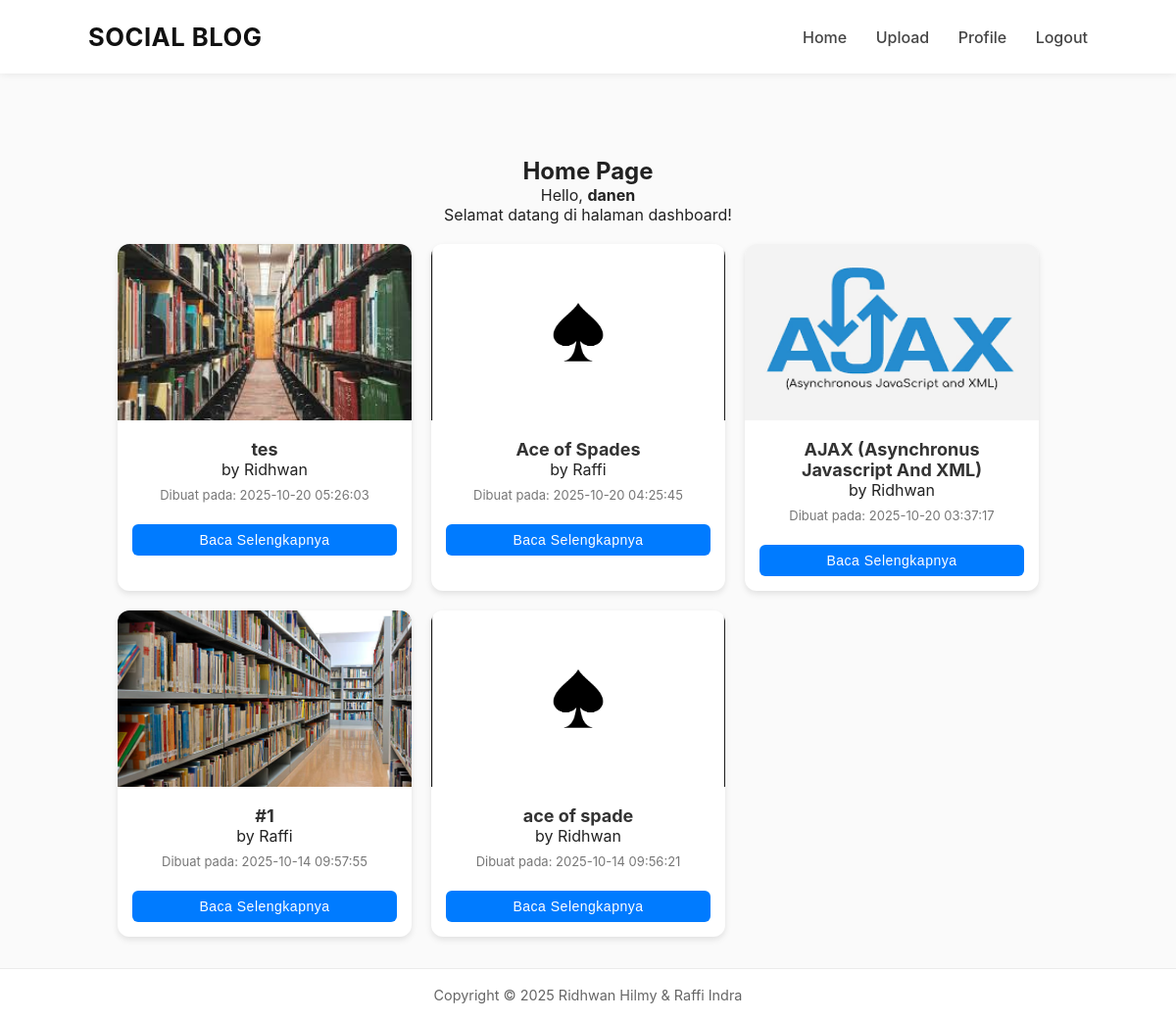
The page /dashboard.php (signed in) on the database its author committed.
### tables this page shows
CREATE TABLE `posts` (
  `post_id` int(11) NOT NULL,
  `member_id` int(11) NOT NULL,
  `title` varchar(100) NOT NULL,
  `content` text NOT NULL,
  `image_path` varchar(255) DEFAULT NULL,
  `created_at` timestamp NOT NULL DEFAULT current_timestamp(),
  `updated_at` timestamp NOT NULL DEFAULT current_timestamp() ON UPDATE current_timestamp()
);

CREATE TABLE `members` (
  `member_id` int(11) NOT NULL,
  `username` varchar(50) NOT NULL,
  `password` varchar(255) NOT NULL,
  `created_at` timestamp NOT NULL DEFAULT current_timestamp()
);

### dashboard.php (the view, shortened to what this page needs)
<?php
include 'config.php';
?>
<!DOCTYPE html>
<html lang="en">
<head>
<?php include 'includes/head.php'; ?>
<link rel="stylesheet" href="/assets/css/style_dashboard.css">
</head>
<body>
<?php include 'includes/menu.php'; ?>
<div class="dashboard-container">
    <h2>Home Page</h2>
    <p>Hello, <strong><?php echo htmlspecialchars($_SESSION['username']); ?></strong></p>
    <p> Selamat datang di halaman dashboard!</datagrid>
    <br>
    <br>
    <div class="blog-container">
        <?php
        $current_user = (int) $_SESSION['member_id'];
        $sql = "
            SELECT posts.post_id, posts.title, posts.image_path, posts.created_at, members.username
            FROM posts
            JOIN members ON posts.member_id = members.member_id
            WHERE posts.member_id != ?
            ORDER BY posts.created_at DESC
        ";
        if ($stmt = $conn->prepare($sql)) {
            $stmt->bind_param('i', $current_user);
            $stmt->execute();
            $result = $stmt->get_result();
            while ($row = $result->fetch_assoc()) {
                ?>
                <a href="view_post.php?id=<?php echo (int)$row['post_id']; ?>" class="blog-card">
                <img src="<?php echo htmlspecialchars($row['image_path']); ?>" alt="Thumbnail" class="blog-thumb">
                    <div class="blog-info">
                        <h3><?php echo htmlspecialchars($row['title']); ?></h3>
                        <p class="creator">by <?php echo htmlspecialchars($row['username']); ?></p>
                        <p class="date">Dibuat pada: <?php echo htmlspecialchars($row['created_at']); ?></p>
                        <button class="read-btn">Baca Selengkapnya</button>
                    </div>
                </a>
                <?php
            }
        } else {
            echo '<p>Database error: gagal menyiapkan query.</p>';
        }
        ?>
    </div>
</div>
<?php include 'includes/footer.php'; ?>
</body>
</html>

### includes/head.php (shortened to what this page needs)
<link rel="stylesheet" href="assets/css/style.css?v=<?php echo time(); ?>">

### includes/menu.php
<div class="menu">
  <div class="menu-container">
    <div class="logo">SOCIAL BLOG</div>
    <nav>
      <a href="dashboard.php">Home</a>
      <a href="upload.php">Upload</a>
      <a href="profile.php">Profile</a>
      <a href="logout.php" onclick="return confirm('Yakin ingin logout?');">Logout</a>
    </nav>
  </div>
</div>

### includes/footer.php (shortened to what this page needs)
<?php include 'includes/head.php'; ?>
<footer>
  <p>Copyright &copy; 2025 Ridhwan Hilmy & Raffi Indra</p>
</footer>

### assets/css/style.css (style rules this page uses)
* { margin: 0; padding: 0; box-sizing: border-box; }
body { font-family: "Inter", "Segoe UI", Arial, sans-serif; background: #fafafa; padding-top: 100px; text-align: center; color: #222; }
button { background: #111; color: #fff; border: none; padding: 10px 18px; border-radius: 6px; cursor: pointer; font-weight: 500; width: 100%; transition: background 0.3s; }
.menu { background: rgba(255, 255, 255, 0.95); backdrop-filter: blur(6px); box-shadow: 0 1px 8px rgba(0, 0, 0, 0.08); position: fixed; top: 0; left: 0; width: 100%; z-index: 999; transition: background 0.3s ease; }
.menu-container { display: flex; justify-content: space-between; align-items: center; max-width: 1100px; margin: 0 auto; padding: 22px 40px; }
.logo { font-size: 1.6rem; font-weight: 700; color: #111; letter-spacing: 0.5px; }
nav a { text-decoration: none; color: #444; font-weight: 500; margin-left: 25px; position: relative; transition: color 0.3s ease; }
nav a::after { content: ""; position: absolute; bottom: -4px; left: 0; width: 0%; height: 2px; background: #111; transition: width 0.3s ease; }
button { background: #111; color: #fff; border: none; padding: 10px 18px; border-radius: 6px; cursor: pointer; font-weight: 500; letter-spacing: 0.5px; transition: all 0.3s ease; margin-top: 10px; }
footer { background: #fff; color: #666; text-align: center; padding: 18px 0; font-size: 0.9rem; border-top: 1px solid rgba(0, 0, 0, 0.08); position: fixed; bottom: 0; width: 100%; }

### assets/css/style_dashboard.css (style rules this page uses)
body { font-family: "Segoe UI", Arial, sans-serif; background: #f4f6f8; margin: 0; padding: 0; }
.dashboard-container { max-width: 1000px; margin: 40px auto; padding: 20px; }
.blog-container { display: flex; flex-wrap: wrap; gap: 20px; justify-content: flex-start; }
.blog-card { background: white; border-radius: 12px; width: 300px; text-decoration: none; color: inherit; overflow: hidden; box-shadow: 0 3px 6px rgba(0,0,0,0.1); transition: transform 0.2s ease, box-shadow 0.2s ease; }
.blog-thumb { width: 100%; height: 180px; object-fit: cover; }
.blog-info { padding: 15px; }
.blog-info h3 { font-size: 18px; margin: 0; color: #333; }
.date { color: #777; font-size: 13px; margin: 8px 0 12px; }
.read-btn { display: inline-block; padding: 8px 16px; background: #007BFF; color: white; border: none; border-radius: 6px; cursor: pointer; font-size: 14px; transition: background 0.2s ease; }

### rows shown on the page
posts: image_path (picture), title "tes", member.username "Ridhwan", created_at "2025-10-20 05:26:03"
posts: image_path (picture), title "Ace of Spades", member.username "Raffi", created_at "2025-10-20 04:25:45"
posts: image_path (picture), title "AJAX (Asynchronus Javascript And XML)", member.username "Ridhwan", created_at "2025-10-20 03:37:17"
posts: image_path (picture), title "#1", member.username "Raffi", created_at "2025-10-14 09:57:55"
posts: image_path (picture), title "ace of spade", member.username "Ridhwan", created_at "2025-10-14 09:56:21"

### other values the page prints
$_SESSION['username'] "danen"
